Frame 1 (no input): blank canvas, image omitted
Frame 60 (no input): blank canvas, image omitted
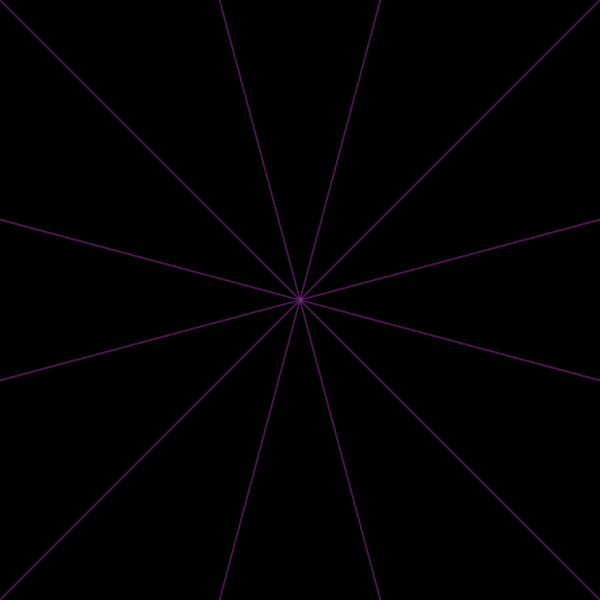
Frame 120 (the mouse pressed at the canvas centre since frame 60)

The p5.js sketch whose frames 1 and 60 were blank and that drew this single picture after the mouse press (run headless with seeded random() and noise() and a simulated clock; from frame 60 on, the mouse is pressed at the canvas centre):

// p5.js sketch
// ── sketch.js
let symmetry = 6;
let angle;
let strokeColor;

function setup() {
  createCanvas(600, 600);
  angle = TWO_PI / symmetry;
  background(0);
  strokeWeight(2);
  stroke(255);
}

function draw() {
  translate(width / 2, height / 2); //origin -> center of screen

  if (mouseIsPressed) {
    strokeColor = color(random(255), random(255), random(255), 100); //random color when mouse is clicked
    stroke(strokeColor);

    //mouse coordinates relative to the center
    let mx = mouseX - width / 2;
    let my = mouseY - height / 2;
    let pmx = pmouseX - width / 2;
    let pmy = pmouseY - height / 2;

    for (let i = 0; i < symmetry; i++) {
      rotate(angle); //rotate for each section
      //draw line from previous to current mouse position
      line(mx, my, pmx, pmy);
      //flip to create mirrored symmetry
      push();
      scale(1, -1);
      line(mx, my, pmx, pmy);
      pop();
    }
  }
}

//when 'c' is pressed, black background resets and drawing clears
function keyPressed() {
  if (key === 'c') {
    background(0);
  }
}
